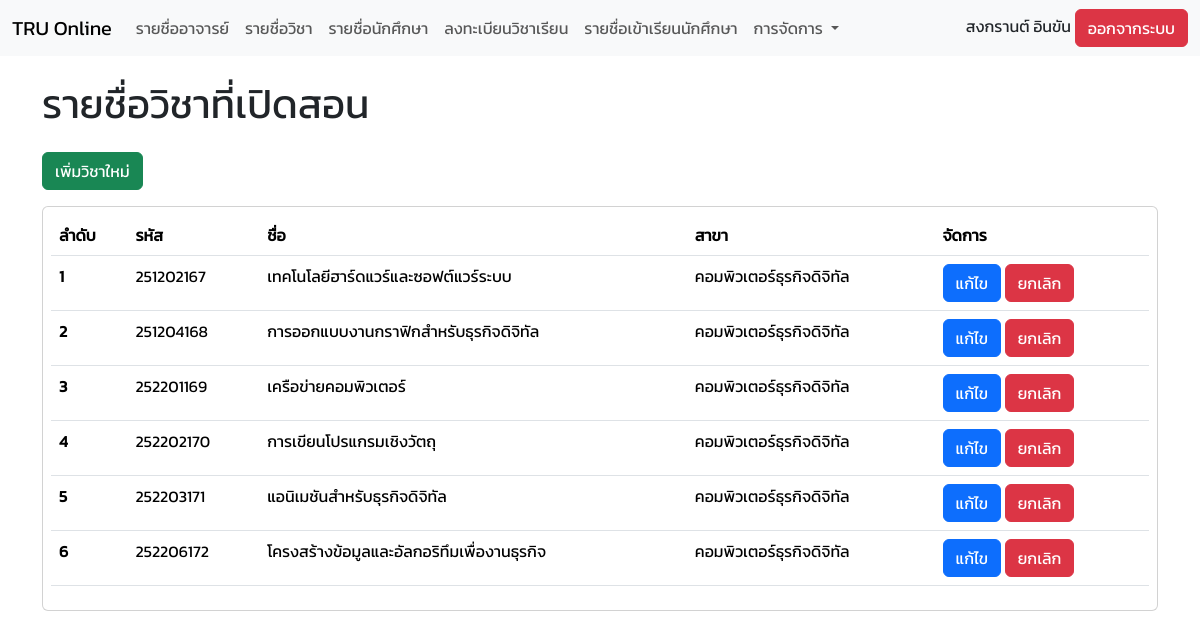
The page /user/main.php?page=list-subjects (signed in) on the database its author committed.
### tables this page shows
CREATE TABLE `subjects` (
  `id` int(11) NOT NULL,
  `code` varchar(255) NOT NULL,
  `name` varchar(255) NOT NULL,
  `branch_id` int(11) NOT NULL,
  `is_active` tinyint(1) NOT NULL DEFAULT 1
);

CREATE TABLE `branchs` (
  `id` int(11) NOT NULL,
  `name` varchar(255) NOT NULL,
  `is_active` tinyint(1) NOT NULL DEFAULT 1
);

### user/pages/list-subjects.php (the view, shortened to what this page needs)
<?php
$sql = "SELECT subjects.*,
        branchs.name AS branchName
        FROM subjects
        INNER JOIN branchs ON subjects.branch_id = branchs.id
        WHERE subjects.is_active = 1";
$result = mysqli_query($conn, $sql);
?>
<html>
<div class="my-4">
    <h1>รายชื่อวิชาที่เปิดสอน</h1>
</div>
<div class="mb-3 d-flex justify-content-between align-items-center">
    <a href="./main.php?page=add-subject" class="btn btn-success">เพิ่มวิชาใหม่</a>
</div>
<div>
    <div class="card p-2">
        <table class="table table-hover">
            <thead>
                <tr>
                    <th scope="col">ลำดับ</th>
                    <th scope="col">รหัส</th>
                    <th scope="col">ชื่อ</th>
                    <th scope="col">สาขา</th>
                    <th scope="col">จัดการ</th>
                </tr>
            </thead>
            <tbody>
                <?php
                $count = 1;
                while ($row = mysqli_fetch_assoc($result)) {
                ?>
                    <tr>
                        <th scope="row"><?php echo $count++; ?></th>
                        <td><?php echo $row['code']; ?></td>
                        <td><?php echo $row['name']; ?></td>
                        <td><?php echo $row['branchName']; ?></td>
                        <td>
                            <a href="./main.php?page=edit-subject&id=<?php echo $row['id']; ?>" class="btn btn-primary">แก้ไข</a>
                            <button class="btn btn-danger deleteButton" data-id="<?= $row['id']; ?>">ยกเลิก</button>
                        </td>
                    </tr>
                <?php
                }
                ?>
            </tbody>
        </table>
    </div>
</div>
</html>

### css/style.css (style rules this page uses)
* { font-family: 'kanit', Arial, sans-serif; }

### rows shown on the page
subjects: code "251202167", name "เทคโนโลยีฮาร์ดแวร์และซอฟต์แวร์ระบบ", branch.name "คอมพิวเตอร์ธุรกิจดิจิทัล"
subjects: code "251204168", name "การออกแบบงานกราฟิกสำหรับธุรกิจดิจิทัล", branch.name "คอมพิวเตอร์ธุรกิจดิจิทัล"
subjects: code "252201169", name "เครือข่ายคอมพิวเตอร์", branch.name "คอมพิวเตอร์ธุรกิจดิจิทัล"
subjects: code "252202170", name "การเขียนโปรแกรมเชิงวัตถุ", branch.name "คอมพิวเตอร์ธุรกิจดิจิทัล"
subjects: code "252203171", name "แอนิเมชันสำหรับธุรกิจดิจิทัล", branch.name "คอมพิวเตอร์ธุรกิจดิจิทัล"
subjects: code "252206172", name "โครงสร้างข้อมูลและอัลกอริทึมเพื่องานธุรกิจ", branch.name "คอมพิวเตอร์ธุรกิจดิจิทัล"

### other values the page prints
$_SESSION['user']['name'] "สงกรานต์ อินขัน"
